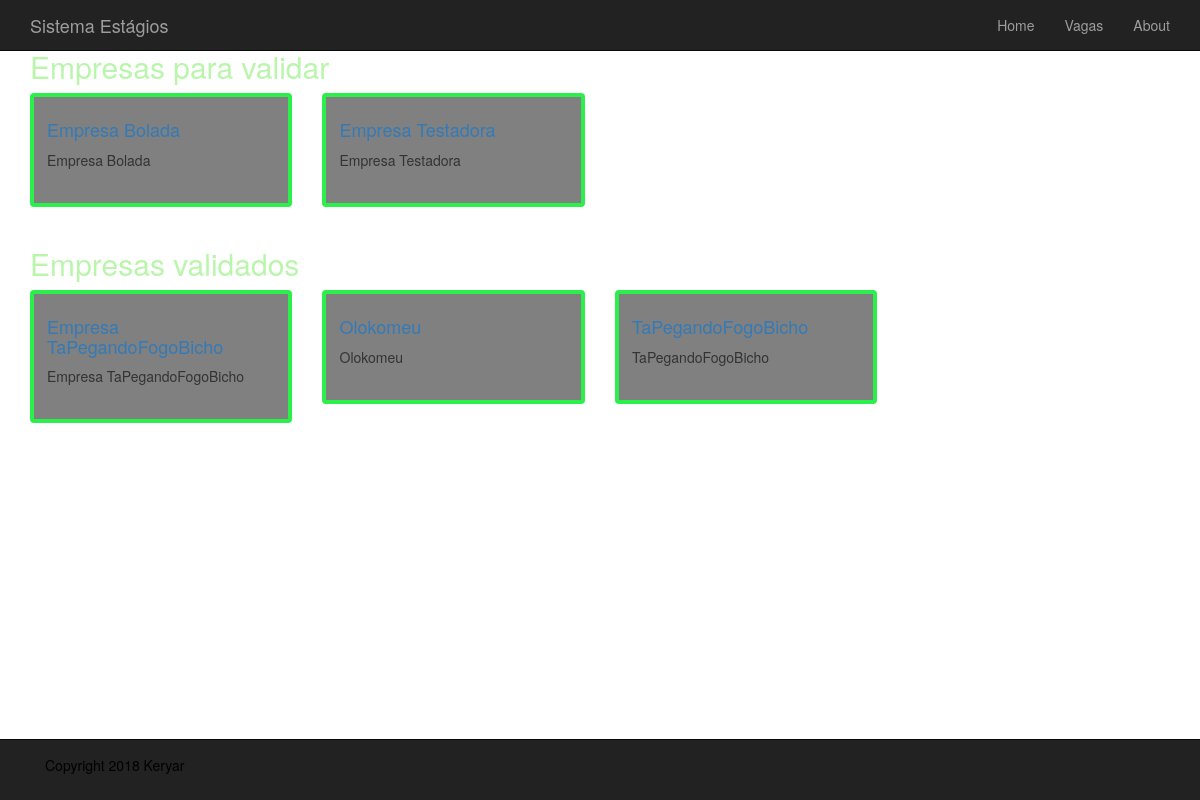
The page /actions/list_enterprise on the database its author committed.
### user_actions/models.py (models this page shows, shortened)
class Enterprise(models.Model):
    name = models.CharField(max_length=200, db_index=True)
    slug = models.SlugField(max_length=200, db_index=True, unique=True)
    pw = models.CharField(max_length=200)
    description = models.TextField(blank=True)
    validation_pending = models.BooleanField(default=True)
    registered = models.BooleanField(default=False)
    able = models.BooleanField(default=False)
    register_date = models.DateTimeField(auto_now_add=True)
    update_date = models.DateTimeField(auto_now=True)
    class Meta:
        ordering = ('name',)
        verbose_name = 'enterprise'
        verbose_name_plural = 'enterprises'
    def get_absolute_path(self):
        return reverse('user_actions:validate_enterprise', args=[self.id, self.slug])

### user_actions/views.py (the view)
def list_enterprise(request):
    unverified_enterprises = Enterprise.objects.filter(validation_pending=True)
    verified_enterprises = Enterprise.objects.filter(validation_pending=False)
    return render(request, 'user_actions/coordinator_pages/list_enterprise.html', {
        'unverified_enterprises' : unverified_enterprises,
        'verified_enterprises' : verified_enterprises,
        })

### user_actions/templates/user_actions/coordinator_pages/list_enterprise.html (shortened to what this page needs)
{% extends 'base.html' %}
{% load static %}
{% block conteudo %}
    <div class="container">
        <div class="row">
            <div class="col-sm-12">
                <div class="row">
                    <div class="col-sm-9">
                        <h2>Empresas para validar</h2>
                        <div class="row">
                                {% for enterprise in unverified_enterprises %}
                                    <div class="col-md-4 col-sm-6">
                                        <div class="thumbnail">
                                            <div class="caption">
                                                 <h4><a href="{{ enterprise.get_absolute_path }}">{{ enterprise.name }}</a></h4>
                                                {{ enterprise.name }}
                                                <br>
                                                <br>
                                            </div>
                                        </div>
                                    </div>
                                {% endfor %}
                        </div>
                    </div>
                </div>
                <div class="row">
                    <div class="col-sm-9">
                        <h2>Empresas validados</h2>
                        <div class="row">
                                {% for enterprise in verified_enterprises %}
                                    <div class="col-md-4 col-sm-6">
                                        <div class="thumbnail">
                                            <div class="caption">
                                                 <h4><a href="{{ enterprise.get_absolute_path }}">{{ enterprise.name }}</a></h4>
                                                {{ enterprise.name }}
                                                <br>
                                                <br>
                                            </div>
                                        </div>
                                    </div>
                                {% endfor %}
                        </div>
                    </div>
                </div>
            </div>
        </div>
    </div>
{% endblock %}

### base_structures/static/base_structures/css/styles.css (style rules this page uses)
div .col-sm-6 > div.thumbnail { border-width: 4px; border-color: #2bf04c; }
div .thumbnail { background-color: grey; border-color: black; }
body { padding-top: 30px; padding-bottom: 70px; background-color: white; }
h2,h3,h4 { color: #b9f6ab; }

### rows shown on the page
Enterprise: name "Empresa Bolada"
Enterprise: name "Empresa Testadora"
Enterprise: name "Empresa TaPegandoFogoBicho"
Enterprise: name "Olokomeu"
Enterprise: name "TaPegandoFogoBicho"
